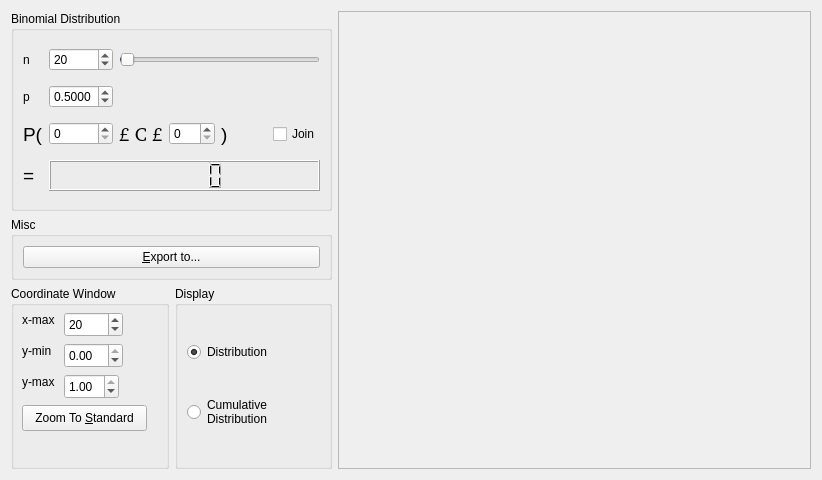
<?xml version="1.0" encoding="UTF-8"?>
<ui version="4.0">
 <class>BinomialDistForm</class>
 <widget class="QWidget" name="BinomialDistForm">
  <property name="geometry">
   <rect>
    <x>0</x>
    <y>0</y>
    <width>822</width>
    <height>480</height>
   </rect>
  </property>
  <property name="windowTitle">
   <string>Form</string>
  </property>
  <layout class="QGridLayout" name="gridLayout">
   <item row="0" column="0" colspan="2">
    <widget class="QGroupBox" name="parametersGBox">
     <property name="sizePolicy">
      <sizepolicy hsizetype="Preferred" vsizetype="Expanding">
       <horstretch>0</horstretch>
       <verstretch>0</verstretch>
      </sizepolicy>
     </property>
     <property name="minimumSize">
      <size>
       <width>321</width>
       <height>200</height>
      </size>
     </property>
     <property name="maximumSize">
      <size>
       <width>321</width>
       <height>16777215</height>
      </size>
     </property>
     <property name="title">
      <string>Binomial Distribution</string>
     </property>
     <layout class="QGridLayout" name="gridLayout_2">
      <item row="0" column="0">
       <widget class="QLabel" name="nf1Label">
        <property name="text">
         <string>n</string>
        </property>
       </widget>
      </item>
      <item row="0" column="1">
       <widget class="QSpinBox" name="nSpinBox">
        <property name="minimum">
         <number>1</number>
        </property>
        <property name="maximum">
         <number>3000</number>
        </property>
        <property name="value">
         <number>20</number>
        </property>
       </widget>
      </item>
      <item row="0" column="2" colspan="4">
       <widget class="QSlider" name="nHSlider">
        <property name="minimum">
         <number>1</number>
        </property>
        <property name="maximum">
         <number>3000</number>
        </property>
        <property name="value">
         <number>20</number>
        </property>
        <property name="orientation">
         <enum>Qt::Horizontal</enum>
        </property>
       </widget>
      </item>
      <item row="1" column="0">
       <widget class="QLabel" name="pLabel">
        <property name="text">
         <string>p</string>
        </property>
       </widget>
      </item>
      <item row="1" column="1">
       <widget class="QDoubleSpinBox" name="pDSpinBox">
        <property name="decimals">
         <number>4</number>
        </property>
        <property name="maximum">
         <double>1.000000000000000</double>
        </property>
        <property name="singleStep">
         <double>0.010000000000000</double>
        </property>
        <property name="value">
         <double>0.500000000000000</double>
        </property>
       </widget>
      </item>
      <item row="1" column="2" colspan="4">
       <spacer name="pHSpacer">
        <property name="orientation">
         <enum>Qt::Horizontal</enum>
        </property>
        <property name="sizeHint" stdset="0">
         <size>
          <width>40</width>
          <height>20</height>
         </size>
        </property>
       </spacer>
      </item>
      <item row="2" column="0">
       <widget class="QLabel" name="POLabel">
        <property name="font">
         <font>
          <pointsize>14</pointsize>
         </font>
        </property>
        <property name="text">
         <string>P(</string>
        </property>
       </widget>
      </item>
      <item row="2" column="1">
       <widget class="QSpinBox" name="kminSpinBox">
        <property name="sizePolicy">
         <sizepolicy hsizetype="Expanding" vsizetype="Fixed">
          <horstretch>0</horstretch>
          <verstretch>0</verstretch>
         </sizepolicy>
        </property>
        <property name="minimum">
         <number>0</number>
        </property>
        <property name="maximum">
         <number>20</number>
        </property>
        <property name="value">
         <number>0</number>
        </property>
       </widget>
      </item>
      <item row="2" column="2">
       <widget class="QLabel" name="xLabel">
        <property name="font">
         <font>
          <family>Symbol [monotype]</family>
          <pointsize>14</pointsize>
          <weight>50</weight>
          <bold>false</bold>
         </font>
        </property>
        <property name="text">
         <string>£ C £</string>
        </property>
       </widget>
      </item>
      <item row="2" column="3">
       <widget class="QSpinBox" name="kmaxSpinBox">
        <property name="sizePolicy">
         <sizepolicy hsizetype="Expanding" vsizetype="Fixed">
          <horstretch>0</horstretch>
          <verstretch>0</verstretch>
         </sizepolicy>
        </property>
        <property name="maximum">
         <number>20</number>
        </property>
       </widget>
      </item>
      <item row="2" column="4">
       <widget class="QLabel" name="PCLabel">
        <property name="sizePolicy">
         <sizepolicy hsizetype="Expanding" vsizetype="Preferred">
          <horstretch>0</horstretch>
          <verstretch>0</verstretch>
         </sizepolicy>
        </property>
        <property name="font">
         <font>
          <pointsize>14</pointsize>
         </font>
        </property>
        <property name="text">
         <string>)</string>
        </property>
       </widget>
      </item>
      <item row="2" column="5">
       <widget class="QCheckBox" name="joinCheckBox">
        <property name="text">
         <string>Join</string>
        </property>
       </widget>
      </item>
      <item row="3" column="1" colspan="5">
       <widget class="QLCDNumber" name="lcdNumber">
        <property name="maximumSize">
         <size>
          <width>16777215</width>
          <height>31</height>
         </size>
        </property>
        <property name="smallDecimalPoint">
         <bool>true</bool>
        </property>
        <property name="value" stdset="0">
         <double>0.000000000000000</double>
        </property>
       </widget>
      </item>
      <item row="3" column="0">
       <widget class="QLabel" name="eqLabel">
        <property name="font">
         <font>
          <pointsize>14</pointsize>
         </font>
        </property>
        <property name="text">
         <string>=</string>
        </property>
       </widget>
      </item>
     </layout>
    </widget>
   </item>
   <item row="0" column="2" rowspan="3">
    <widget class="BinomialDistPlotter" name="binPlotter">
     <property name="sizePolicy">
      <sizepolicy hsizetype="Expanding" vsizetype="Preferred">
       <horstretch>0</horstretch>
       <verstretch>0</verstretch>
      </sizepolicy>
     </property>
     <property name="minimumSize">
      <size>
       <width>281</width>
       <height>311</height>
      </size>
     </property>
     <property name="frameShape">
      <enum>QFrame::StyledPanel</enum>
     </property>
     <property name="frameShadow">
      <enum>QFrame::Raised</enum>
     </property>
    </widget>
   </item>
   <item row="1" column="0" colspan="2">
    <widget class="QGroupBox" name="miscGBox">
     <property name="title">
      <string>Misc</string>
     </property>
     <layout class="QVBoxLayout" name="verticalLayout">
      <item>
       <widget class="QPushButton" name="exportPushButton">
        <property name="text">
         <string>&amp;Export to...</string>
        </property>
       </widget>
      </item>
     </layout>
    </widget>
   </item>
   <item row="2" column="0">
    <widget class="QGroupBox" name="csGroupBox">
     <property name="sizePolicy">
      <sizepolicy hsizetype="Preferred" vsizetype="Expanding">
       <horstretch>0</horstretch>
       <verstretch>0</verstretch>
      </sizepolicy>
     </property>
     <property name="title">
      <string>Coordinate Window</string>
     </property>
     <widget class="QLabel" name="xmaxLabel">
      <property name="geometry">
       <rect>
        <x>11</x>
        <y>26</y>
        <width>36</width>
        <height>16</height>
       </rect>
      </property>
      <property name="text">
       <string>x-max</string>
      </property>
     </widget>
     <widget class="QSpinBox" name="xmaxSpinBox">
      <property name="geometry">
       <rect>
        <x>53</x>
        <y>26</y>
        <width>59</width>
        <height>25</height>
       </rect>
      </property>
      <property name="minimum">
       <number>1</number>
      </property>
      <property name="maximum">
       <number>1000</number>
      </property>
      <property name="value">
       <number>20</number>
      </property>
     </widget>
     <widget class="QLabel" name="yminLabel">
      <property name="geometry">
       <rect>
        <x>11</x>
        <y>57</y>
        <width>32</width>
        <height>16</height>
       </rect>
      </property>
      <property name="text">
       <string>y-min</string>
      </property>
      <property name="buddy">
       <cstring>yminDSpinBox</cstring>
      </property>
     </widget>
     <widget class="QDoubleSpinBox" name="yminDSpinBox">
      <property name="geometry">
       <rect>
        <x>53</x>
        <y>57</y>
        <width>59</width>
        <height>25</height>
       </rect>
      </property>
      <property name="sizePolicy">
       <sizepolicy hsizetype="Preferred" vsizetype="Preferred">
        <horstretch>0</horstretch>
        <verstretch>0</verstretch>
       </sizepolicy>
      </property>
      <property name="decimals">
       <number>2</number>
      </property>
      <property name="minimum">
       <double>-1.000000000000000</double>
      </property>
      <property name="maximum">
       <double>0.000000000000000</double>
      </property>
      <property name="singleStep">
       <double>0.100000000000000</double>
      </property>
      <property name="value">
       <double>0.000000000000000</double>
      </property>
     </widget>
     <widget class="QLabel" name="ymaxLabel">
      <property name="geometry">
       <rect>
        <x>11</x>
        <y>88</y>
        <width>36</width>
        <height>16</height>
       </rect>
      </property>
      <property name="text">
       <string>y-max</string>
      </property>
      <property name="buddy">
       <cstring>ymaxDSpinBox</cstring>
      </property>
     </widget>
     <widget class="QDoubleSpinBox" name="ymaxDSpinBox">
      <property name="geometry">
       <rect>
        <x>53</x>
        <y>88</y>
        <width>55</width>
        <height>25</height>
       </rect>
      </property>
      <property name="sizePolicy">
       <sizepolicy hsizetype="Preferred" vsizetype="Preferred">
        <horstretch>0</horstretch>
        <verstretch>0</verstretch>
       </sizepolicy>
      </property>
      <property name="decimals">
       <number>2</number>
      </property>
      <property name="minimum">
       <double>0.000000000000000</double>
      </property>
      <property name="maximum">
       <double>1.000000000000000</double>
      </property>
      <property name="singleStep">
       <double>0.100000000000000</double>
      </property>
      <property name="value">
       <double>1.000000000000000</double>
      </property>
     </widget>
     <widget class="QPushButton" name="standardPushButton">
      <property name="geometry">
       <rect>
        <x>11</x>
        <y>119</y>
        <width>125</width>
        <height>26</height>
       </rect>
      </property>
      <property name="text">
       <string>Zoom To &amp;Standard</string>
      </property>
     </widget>
    </widget>
   </item>
   <item row="2" column="1">
    <widget class="QGroupBox" name="csGroupBox_2">
     <property name="title">
      <string>Display</string>
     </property>
     <layout class="QVBoxLayout" name="verticalLayout_2">
      <item>
       <widget class="QRadioButton" name="distRButton">
        <property name="text">
         <string>Distribution</string>
        </property>
        <property name="checked">
         <bool>true</bool>
        </property>
       </widget>
      </item>
      <item>
       <widget class="QRadioButton" name="cumRButton">
        <property name="text">
         <string>Cumulative
Distribution</string>
        </property>
       </widget>
      </item>
     </layout>
    </widget>
   </item>
  </layout>
 </widget>
 <customwidgets>
  <customwidget>
   <class>BinomialDistPlotter</class>
   <extends>QFrame</extends>
   <header>BinomialDistPlotter.hpp</header>
   <container>1</container>
   <slots>
    <signal>newXMin(double)</signal>
    <signal>newXMax(double)</signal>
    <signal>newYMin(double)</signal>
    <signal>newYMax(double)</signal>
    <signal>newXTicks(double)</signal>
    <signal>newYTicks(double)</signal>
    <slot>setXMin(double)</slot>
    <slot>setXMax(double)</slot>
    <slot>setYMin(double)</slot>
    <slot>setYMax(double)</slot>
    <slot>setXTicks(double)</slot>
    <slot>setYTicks(double)</slot>
    <slot>autoXTicks(bool)</slot>
    <slot>autoYTicks(bool)</slot>
    <slot>setStandardWindow()</slot>
    <slot>f1ToFile()</slot>
    <slot>toggleGrid(bool)</slot>
   </slots>
  </customwidget>
 </customwidgets>
 <resources/>
 <connections>
  <connection>
   <sender>nHSlider</sender>
   <signal>sliderMoved(int)</signal>
   <receiver>nSpinBox</receiver>
   <slot>setValue(int)</slot>
   <hints>
    <hint type="sourcelabel">
     <x>247</x>
     <y>61</y>
    </hint>
    <hint type="destinationlabel">
     <x>101</x>
     <y>66</y>
    </hint>
   </hints>
  </connection>
  <connection>
   <sender>nSpinBox</sender>
   <signal>valueChanged(int)</signal>
   <receiver>nHSlider</receiver>
   <slot>setValue(int)</slot>
   <hints>
    <hint type="sourcelabel">
     <x>101</x>
     <y>66</y>
    </hint>
    <hint type="destinationlabel">
     <x>302</x>
     <y>61</y>
    </hint>
   </hints>
  </connection>
  <connection>
   <sender>nHSlider</sender>
   <signal>sliderMoved(int)</signal>
   <receiver>xmaxSpinBox</receiver>
   <slot>setValue(int)</slot>
   <hints>
    <hint type="sourcelabel">
     <x>318</x>
     <y>61</y>
    </hint>
    <hint type="destinationlabel">
     <x>155</x>
     <y>365</y>
    </hint>
   </hints>
  </connection>
 </connections>
</ui>
